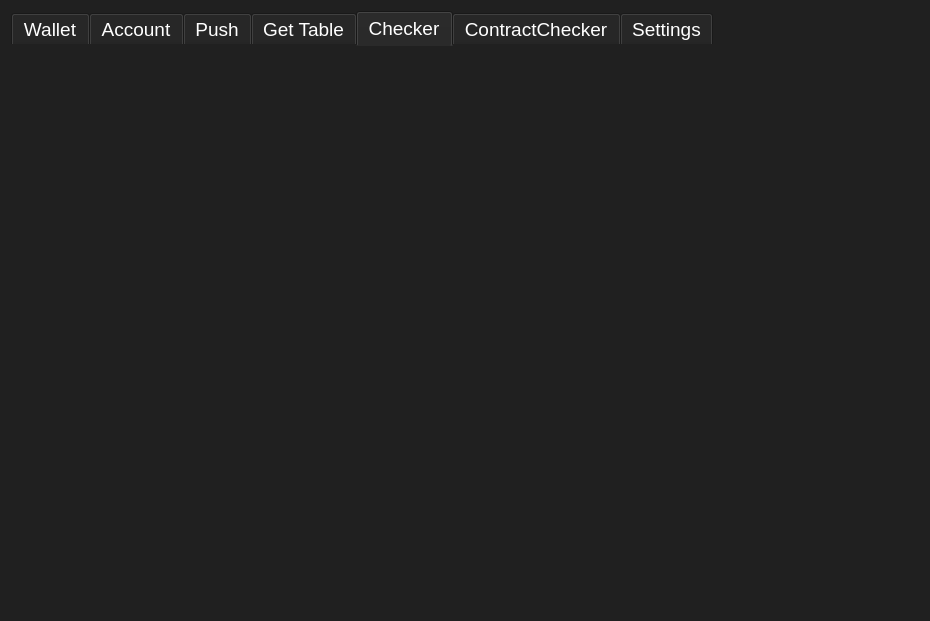
<?xml version="1.0" encoding="UTF-8"?>
<ui version="4.0">
 <class>MainWindow</class>
 <widget class="QMainWindow" name="MainWindow">
  <property name="geometry">
   <rect>
    <x>0</x>
    <y>0</y>
    <width>930</width>
    <height>621</height>
   </rect>
  </property>
  <property name="font">
   <font>
    <pointsize>14</pointsize>
   </font>
  </property>
  <property name="windowTitle">
   <string>EOSDevHelper</string>
  </property>
  <property name="styleSheet">
   <string notr="true">background-color: rgb(32, 32, 32);
border-color: rgba(255, 255, 255, 0);</string>
  </property>
  <widget class="QWidget" name="centralWidget">
   <layout class="QGridLayout" name="gridLayout">
    <item row="0" column="0">
     <widget class="QTabWidget" name="tabWidget">
      <property name="font">
       <font>
        <family>Arial</family>
        <pointsize>14</pointsize>
       </font>
      </property>
      <property name="styleSheet">
       <string notr="true">QTabWidget::pane { /* The tab widget frame */
    border: 0px;
}

QTabBar {
	color: rgb(255, 255, 255);
	background-color: rgb(32, 32, 32);
	selection-background-color: rgb(0, 0, 0);
}

border-color: rgba(255, 255, 255, 0);

QTabBar::tab:selected {
	border: 0px;
	border-bottom-color: transparent;
	border-left-color: transparent;
	border-top-color: transparent;
	border-right-color: transparent;
}</string>
      </property>
      <property name="tabPosition">
       <enum>QTabWidget::North</enum>
      </property>
      <property name="tabShape">
       <enum>QTabWidget::Rounded</enum>
      </property>
      <property name="currentIndex">
       <number>4</number>
      </property>
      <property name="iconSize">
       <size>
        <width>32</width>
        <height>32</height>
       </size>
      </property>
      <property name="elideMode">
       <enum>Qt::ElideNone</enum>
      </property>
      <property name="documentMode">
       <bool>false</bool>
      </property>
      <property name="tabsClosable">
       <bool>false</bool>
      </property>
      <property name="movable">
       <bool>false</bool>
      </property>
      <property name="tabBarAutoHide">
       <bool>false</bool>
      </property>
      <widget class="QWidget" name="tabWallet">
       <attribute name="title">
        <string>Wallet</string>
       </attribute>
      </widget>
      <widget class="QWidget" name="tabAccount">
       <attribute name="title">
        <string>Account</string>
       </attribute>
      </widget>
      <widget class="QWidget" name="tabPush">
       <attribute name="title">
        <string>Push</string>
       </attribute>
      </widget>
      <widget class="QWidget" name="tabGetTable">
       <attribute name="title">
        <string>Get Table</string>
       </attribute>
      </widget>
      <widget class="QWidget" name="tabChecker">
       <attribute name="title">
        <string>Checker</string>
       </attribute>
      </widget>
      <widget class="QWidget" name="tabContractChecker">
       <attribute name="title">
        <string>ContractChecker</string>
       </attribute>
      </widget>
      <widget class="QWidget" name="tabSettings">
       <attribute name="title">
        <string>Settings</string>
       </attribute>
      </widget>
     </widget>
    </item>
   </layout>
  </widget>
 </widget>
 <layoutdefault spacing="6" margin="11"/>
 <resources/>
 <connections/>
</ui>
